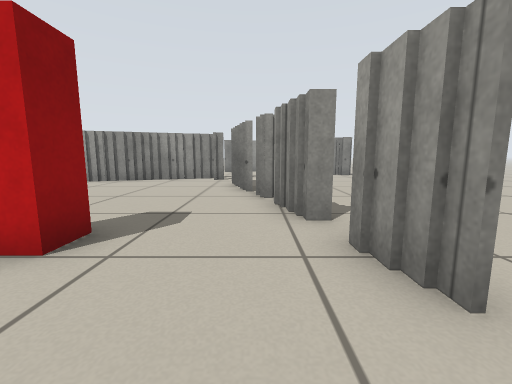
view 1 (above)

13 first-person views from a walk through a Stage world. The camera is 0.51 m above the floor, tilts 8° down and sees 90° across. Floor lines are 1 m apart. The floor is counted in squares, 0.5 m on a side. Each view is taken from the middle of a square. On the plan, view 1 faces up. The plan holds only what a view shows up to about 11 squares ahead; the rest is blank. Robots are left out.

view 2
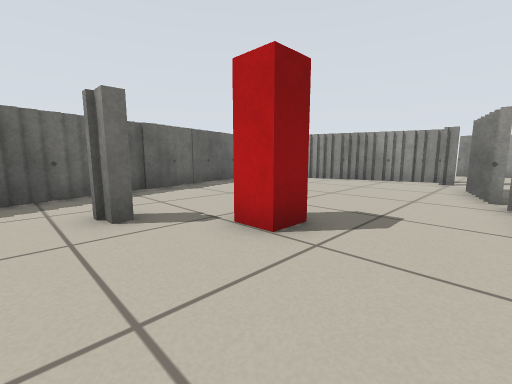

view 3
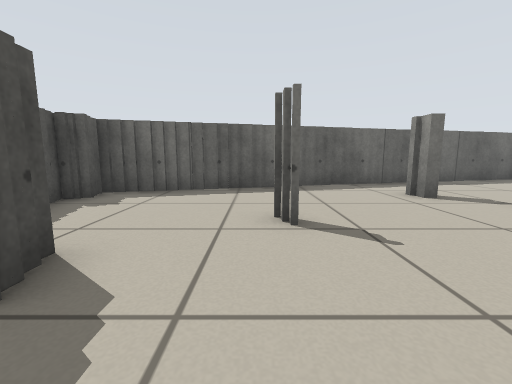

view 4
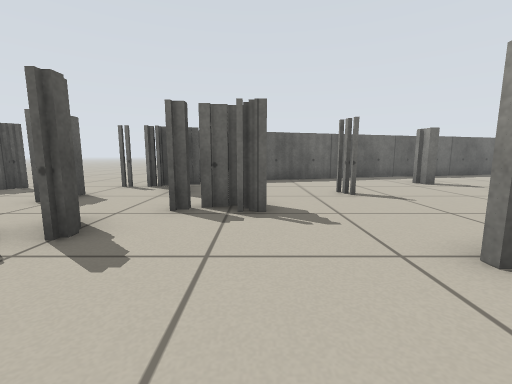

view 5
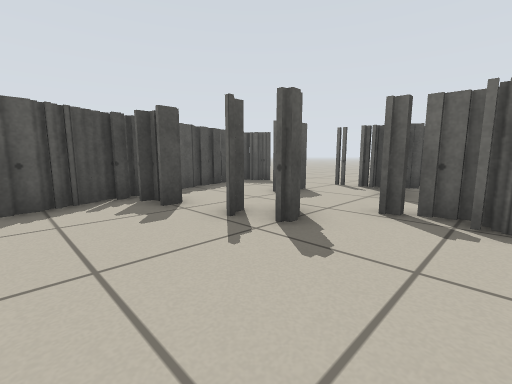

view 6
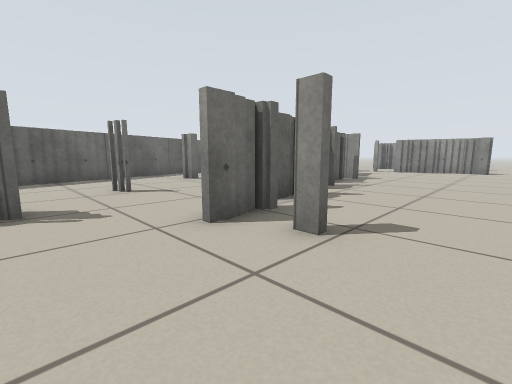

view 7
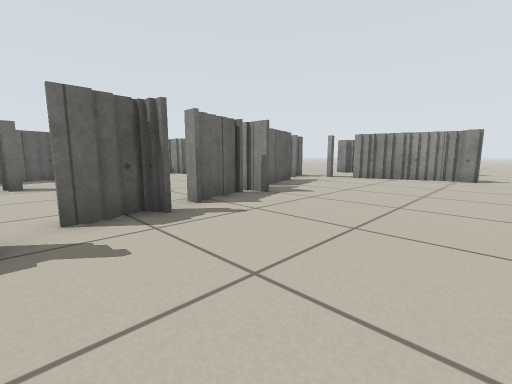

view 8
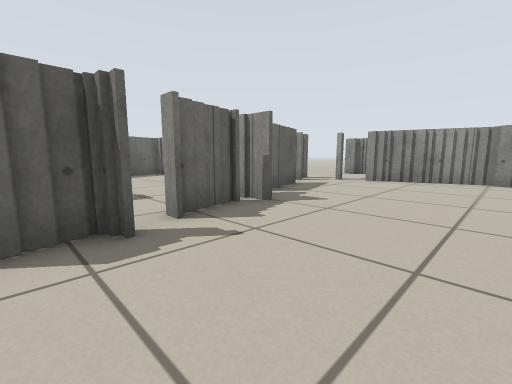

view 9
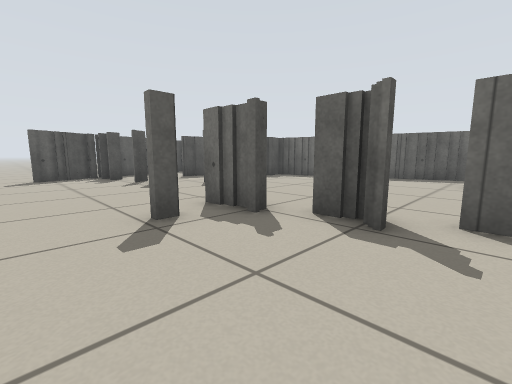

view 10
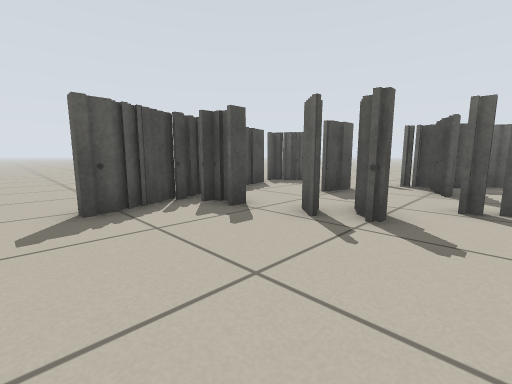

view 11
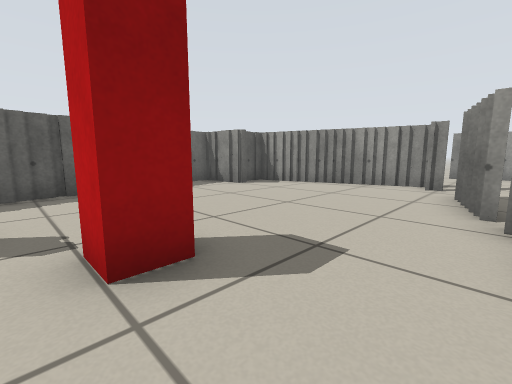

view 12
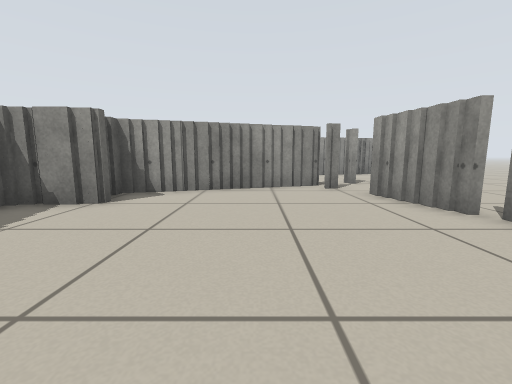

view 13
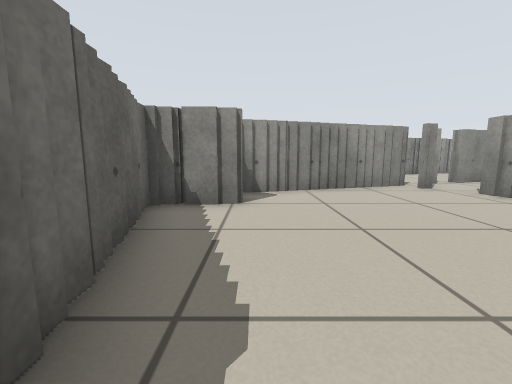

### Floor plan
Points are (right, up) in squares from view 1. A wall is a line through its corners. A room is listed if a view was taken in it or the views show most of it. See-through windows are left out.
Room 1 (views 1, 2, 3, 4, 5, 6, 7, 8, 9, 10, 11, 12, 13)
walls: (1.2, 2.1) (1.2, 3); (2, 0.5) (2, -0.5); (2.3, 0.9) (2.3, 0.4); (1.8, 3) (1.4, 3) (1.4, 1.5) (1.4, 2.2); (0.7, 4) (0.7, 5.1); (2.4, -1.3) (2.8, -1.3) (2.8, -1.6); (0.5, 5) (0.5, 5.8); (2.8, -1.9) (2.8, -2.9); (3.9, -1.9) (4.4, -1.9); (0.7, 5.9) (0.7, 4.5); (1.1, 6.3) (0, 6.3); (4.4, -2.2) (3.9, -2.2); (0.4, -4.8) (0.4, -5.4); (-0.6, -5) (0.2, -5); (-0.2, -5.1) (-0.2, -5.6); (-0.3, 7.2) (-0.3, 8.1); (0, -5.5) (0, -6.1); (-0.5, 8) (-0.5, 8.8); (-6.8, -0.9) (-6.8, -1.6); (-6.4, -2) (-6.4, -3.1); (-7, -0.2) (-7, -1); (-7.2, 0.8) (-7.2, -0.4); (-6.1, -3) (-6.1, -3.9); (-7.4, 1.5) (-7.4, 0.6); (-5.9, -3.8) (-5.9, -5); (-7.7, 2.2) (-7.7, 1.4); (-0.7, 8.8) (-0.7, 9.2); (-0.9, 9.1) (-0.9, 10); (-5.7, -4.9) (-5.7, -5.8); (-2.2, -7) (-1.8, -7); (-7.9, 4) (-7.9, 2.1); (1.4, -7.4) (2, -7.4); (-5.4, -5.6) (-5.4, -6.8); (-0.6, 9.6) (-0.6, 8.6); (-8.2, 5) (-8.2, 3.9); (-4.6, -7) (-4.1, -7); (-4.1, -7.6) (-3.6, -7.6); (-8.4, 5.6) (-8.4, 5); (-3.9, -7.8) (-3.9, -8.3); (1.6, -8.5) (2.2, -8.5); (-8.6, 6.4) (-8.6, 5.6); (-1.4, 11.1) (-1.9, 11.1); (-8.8, 7.1) (-8.8, 6.4); (-1.9, -9.6) (-0.6, -9.6); (-3.8, 11.1) (-4.9, 11.1); (-3.4, 11.3) (-3.9, 11.3); (-2.8, 11.5) (-3.5, 11.5); (-1.9, 11.7) (-2.9, 11.7); (-7.4, 9) (-7.4, 8.3) (-9.2, 8.3) (-9.2, 7.8); (-5, 10.7) (-6.1, 10.7); (-6, 10.4) (-6.5, 10.4); (2.1, -10) (2.8, -10); (-6.4, 10.2) (-7.7, 10.2) (-7.7, 9.1); (-9, 7.8) (-9, 7.1); (1.6, 12.9) (0.5, 12.9); (2.4, -10.8) (2.9, -10.8); (2, 13.1) (1.5, 13.1); (2.6, 13.3) (1.9, 13.3); (4.1, -11.1) (5.1, -11.1) (5.1, -11.4); (3.6, -11.3) (4.5, -11.3); (2.1, -11.7) (3.4, -11.7); (3.1, 13.5) (2.5, 13.5); (3.2, -11.5) (3.8, -11.5); (0.4, -12.3) (1.1, -12.3); (4.1, 13.7) (3, 13.7); (-3, -12.2) (-3, -12.8); (-1, -12.6) (0.4, -12.6); (5.1, 13.7) (4.5, 13.7); (4.6, 14) (4, 14)
ways out: opening at (-3.7, -11); opening at (-0.5, 12); opening at (6, -11); opening at (6, 14); gap at (-1.5, -13); gap at (1, 3)
objects: red box (-3, 3) to (-2, 3)

Where each view was taken, in squares from view 1:
view 1: 0 up, 0 right, facing up
view 2: 0 up, 0 right, facing up-left
view 3: 3 down, 2 right, facing left
view 4: 5 down, 5 right, facing left
view 5: 5 down, 5 right, facing down-left
view 6: 5 down, 6 right, facing up-left
view 7: 1 up, 6 right, facing up-left
view 8: 2 up, 5 right, facing up-left
view 9: 2 up, 6 right, facing down-left
view 10: 6 down, 6 right, facing down-left
view 11: 2 up, 0 right, facing up-left
view 12: 3 up, 4 left, facing up
view 13: 3 up, 7 left, facing up
